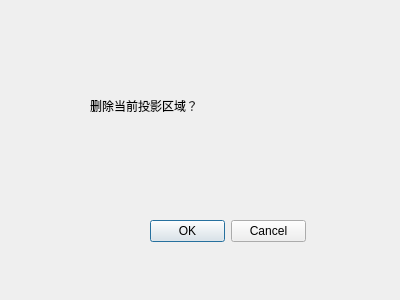
<?xml version="1.0" encoding="UTF-8"?>
<ui version="4.0">
 <class>delete_projection_zone_Dialog</class>
 <widget class="QDialog" name="delete_projection_zone_Dialog">
  <property name="geometry">
   <rect>
    <x>0</x>
    <y>0</y>
    <width>400</width>
    <height>300</height>
   </rect>
  </property>
  <property name="windowTitle">
   <string>Dialog</string>
  </property>
  <widget class="QDialogButtonBox" name="buttonBox">
   <property name="geometry">
    <rect>
     <x>150</x>
     <y>220</y>
     <width>156</width>
     <height>23</height>
    </rect>
   </property>
   <property name="standardButtons">
    <set>QDialogButtonBox::Cancel|QDialogButtonBox::Ok</set>
   </property>
  </widget>
  <widget class="QLabel" name="label">
   <property name="geometry">
    <rect>
     <x>90</x>
     <y>90</y>
     <width>211</width>
     <height>31</height>
    </rect>
   </property>
   <property name="text">
    <string>删除当前投影区域？</string>
   </property>
  </widget>
 </widget>
 <resources/>
 <connections/>
</ui>
